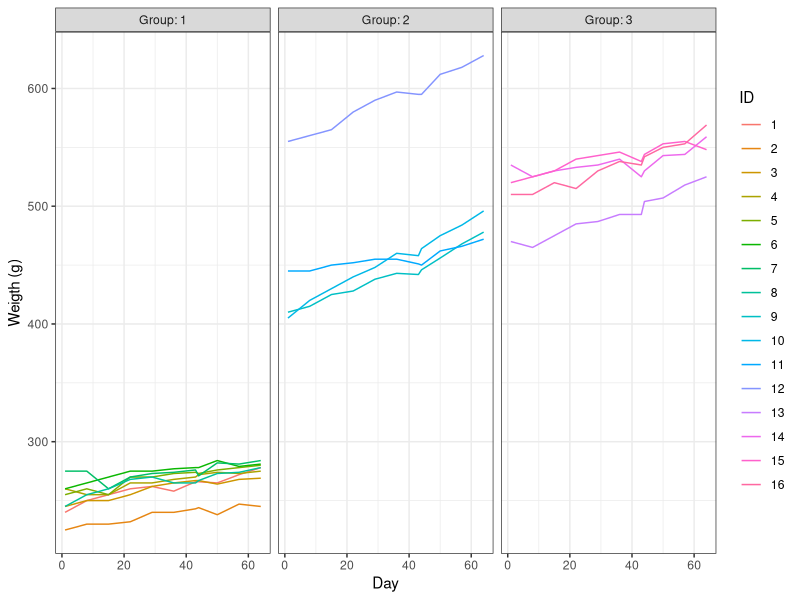
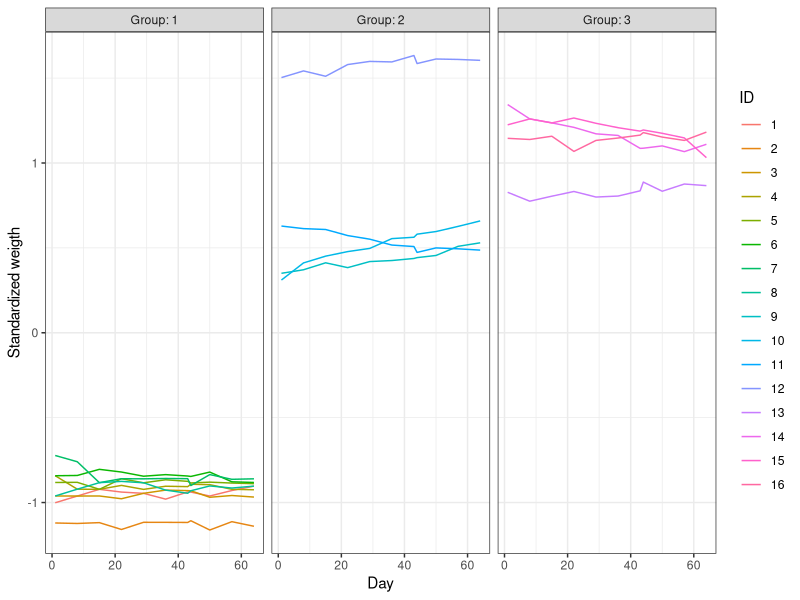
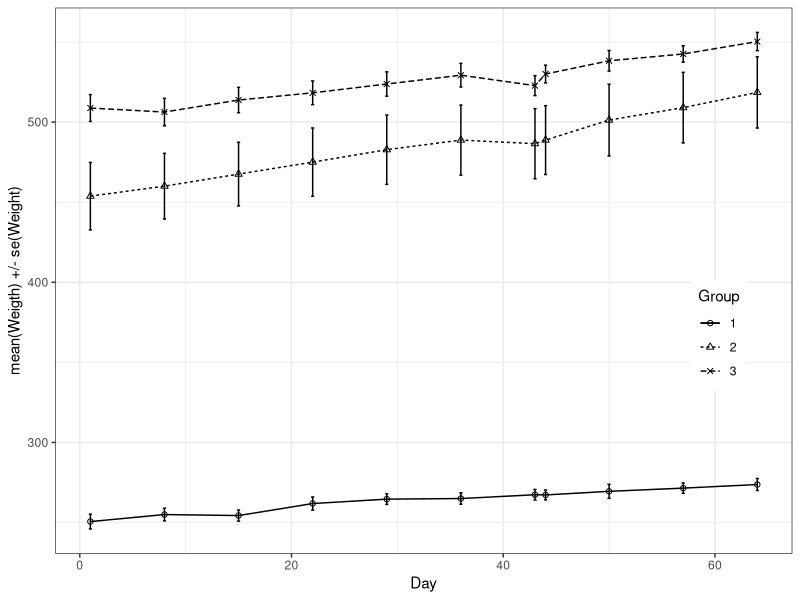
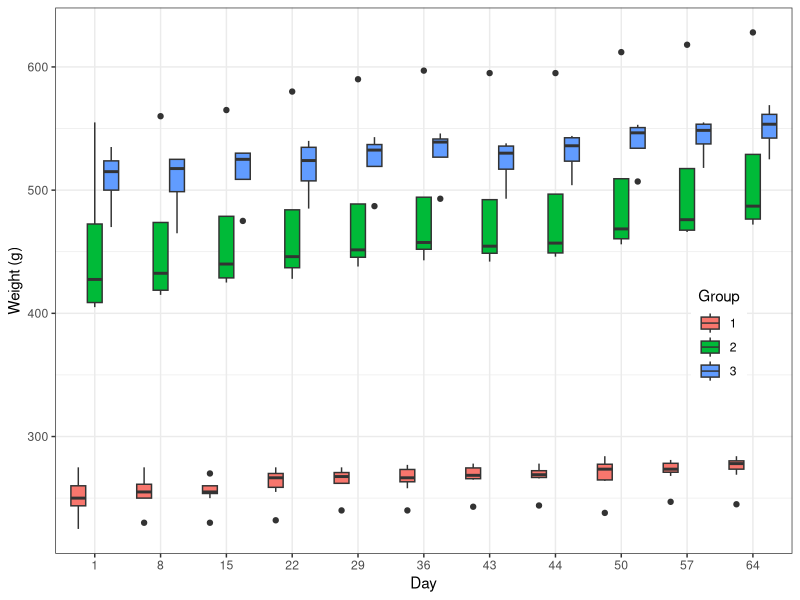
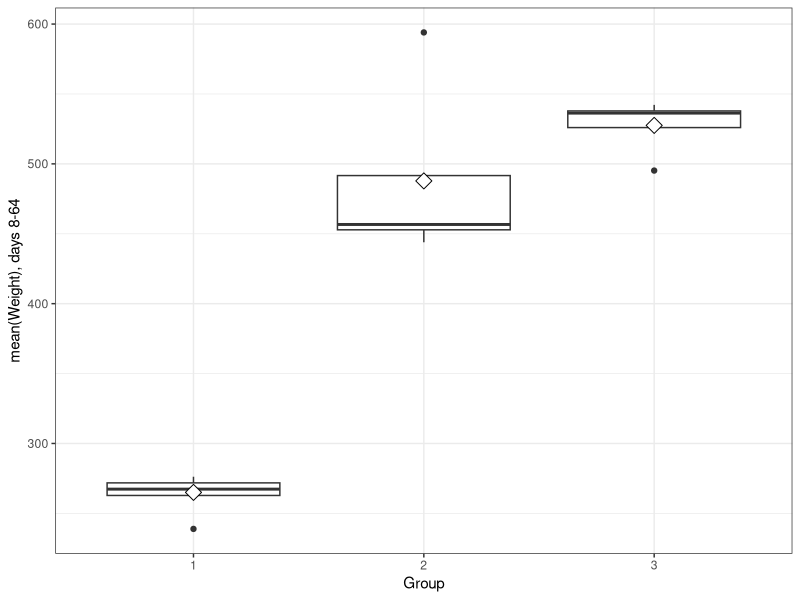
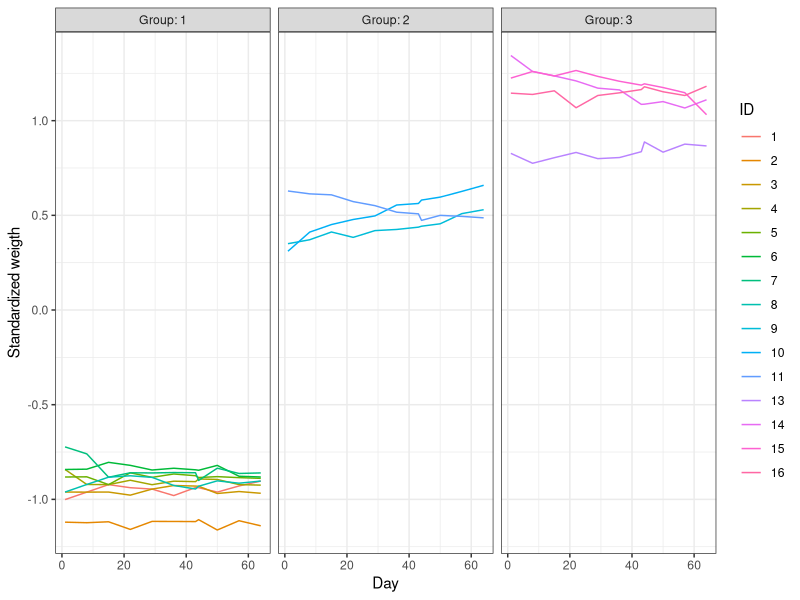
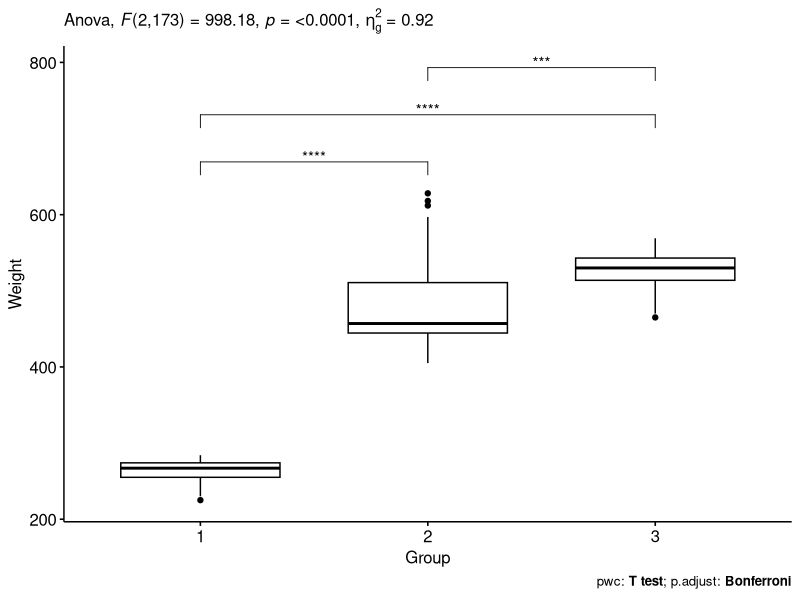
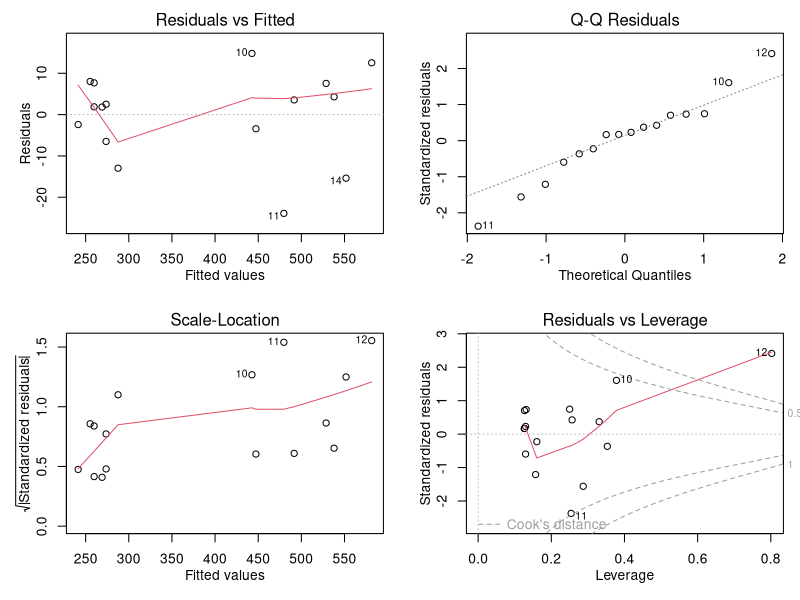

Write R code to recreate these figures, in order.
## ---- chunk 1
date()
## ---- chunk 2
library(knitr)
opts_chunk$set(fig.show = "hold")
knitr::opts_chunk$set(message = FALSE, warning = FALSE, message = FALSE)
## ---- chunk 3
rm(list=ls())

# read in the data, convert strings to factors
RATSL <- read.csv("./data/ratsl.csv", header = TRUE, sep = ",", row.names = 1)

dim(RATSL)
str(RATSL)
## ---- chunk 4
# convert to factor
RATSL$ID <- as.factor(RATSL$ID)
RATSL$Group <- as.factor(RATSL$Group)
## ---- chunk 5
summary(RATSL)
## ---- chunk 6
library(ggplot2)

p <- ggplot(RATSL, aes(x = Time, y = Weight)) + 
  geom_line(aes(color = ID)) + facet_wrap(~Group, labeller = label_both) + 
  ylab("Weigth (g)") + xlab("Day") + theme_bw()

p
## ---- chunk 7
library(tidyverse)

# Standardize weight
RATSL <- RATSL %>%
  group_by(Time) %>%
  mutate(stdweight = (Weight - mean(Weight))/sd(Weight) ) %>%
  ungroup()

p <- ggplot(RATSL, aes(x = Time, y = stdweight)) + 
  geom_line(aes(color = ID)) + facet_wrap(~Group, labeller = label_both) + 
  ylab("Standardized weigth") + xlab("Day") + theme_bw()

p
## ---- chunk 8
# Count of measurement days
n <- RATSL$Time %>% unique() %>% length()

# Mean and standard error of weight by Group and Time 
RATSS <- RATSL %>%
  group_by(Group, Time) %>%
  summarise(mean = mean(Weight), se = sd(Weight) / sqrt(n)) %>%
  ungroup()

# Plot the mean profiles
ggplot(RATSS, aes(x = Time, y = mean, linetype = Group, shape = Group)) +
  geom_line() + geom_point() +
  scale_shape_manual(values = c(1, 2, 4)) + # nicer shapes
  geom_errorbar(aes(ymin = mean - se, ymax = mean + se, linetype="1"), width=0.3) +
  ylab("mean(Weigth) +/- se(Weight)") + xlab("Day") +
  theme_bw() +
  theme(legend.position = c(0.9, 0.4))

## ---- chunk 9
p <- ggplot(RATSL, aes(x = factor(Time), y = Weight, fill = Group)) + 
  geom_boxplot() +
  ylab("Weight (g)") + xlab("Day") +
  theme_bw() +
  theme(legend.position = c(0.9, 0.4))

p
## ---- chunk 10
# Filter the first day, group by Group and ID, summarize by group
RATSLD <- RATSL %>%
  filter(Time > 1) %>%
  group_by(Group, ID) %>%
  summarise(mean = mean(Weight)) %>%
  ungroup()

# Boxplot
p <- ggplot(RATSLD, aes(x = Group, y = mean)) +
  geom_boxplot() +
  stat_summary(fun = "mean", geom = "point", shape = 23, size = 4, fill = "white") +
  ylab("mean(Weight), days 8-64") +
  theme_bw()

p
## ---- chunk 11
outID <- RATSL %>% filter(Time == 64 & Weight > 600) %>% select(ID)

RATSLout <- RATSL %>%
  filter(ID != outID$ID)

# Verify with a plot
ggplot(RATSLout, aes(x = Time, y = stdweight)) + 
  geom_line(aes(color = ID)) + facet_wrap(~Group, labeller = label_both) + 
  ylab("Standardized weigth") + xlab("Day") + theme_bw()
## ---- chunk 12
library(rstatix)

aov.rats <- RATSL %>% anova_test(Weight ~ Group)
aov.rats 
## ---- chunk 13
# Perform pairwise t-tests, adjust with Bonferroni
# Assume equal variance, but see
# https://stats.stackexchange.com/questions/305/

pairwise.ts <- RATSL %>%
  pairwise_t_test(Weight ~ Group, p.adjust.method = "bonferroni", detailed = FALSE, 
                  pool.sd = FALSE, var.equal = TRUE)  # pool.sd == FALSE -> normal t-tests

pairwise.ts
## ---- chunk 14
library(ggpubr)

# Add positions for significance indincators
pairwise.ts <- pairwise.ts %>% add_xy_position(x = "Group")

ggboxplot(RATSL, x = "Group", y = "Weight") +
  stat_pvalue_manual(pairwise.ts, hide.ns = TRUE, label = "p.adj.signif") +
  labs(
    subtitle = get_test_label(aov.rats, detailed = TRUE),
    caption = get_pwc_label(pairwise.ts)
    )
## ---- chunk 15
RATSLD %>%
  pairwise_t_test(mean ~ Group, p.adjust.method = "bonferroni", pool.sd = FALSE, var.equal = TRUE)
## ---- chunk 16
RATSW <- RATSL %>% 
  select(-stdweight) %>% 
  pivot_wider(names_from = Time, values_from = Weight, names_prefix = "week") 

RATSLD <- RATSLD %>%
  mutate(baseline = RATSW$`week1`)

# Fit the linear model with the mean as the response 
RATSW_lm <- lm(mean ~ baseline + Group, data = RATSLD)

# Compute the analysis of variance table for the fitted model
anova(RATSW_lm)

## ---- chunk 17
# make the plot tighter
op <- par(mfrow=c(2, 2),
          mar = c(4, 4, 2, 1),
          mgp = c(2, 1, 0))

plot(RATSW_lm)

par(op)
## ---- chunk 18
RATS_lm <- lm(Weight ~ Group, data = RATSL)
summary(RATS_lm)
## ---- chunk 19
# make the plot tighter
op <- par(mfrow=c(2, 2),
          mar = c(4, 4, 2, 1),
          mgp = c(2, 1, 0))

plot(RATS_lm)

par(op)
## ---- chunk 20
# read in the data, convert strings to factors
BPRSL <- read.csv("./data/bprsl.csv", header = TRUE, sep = ",", row.names = 1)

dim(BPRSL)
str(BPRSL)
## ---- chunk 21
# convert to factor
BPRSL$subject <- as.factor(BPRSL$subject)
BPRSL$treatment <- as.factor(BPRSL$treatment)
## ---- chunk 22
summary(BPRSL)
unique(BPRSL$subject)
## ---- chunk 23
p <- ggplot(BPRSL, aes(x = week, y = bprs, group = subject)) +
  geom_text(aes(label = treatment, color = treatment)) +
  xlab("week") + 
  ylab("BRPS") + 
  theme_bw() +
  theme(legend.position = "none")

p
## ---- chunk 24
p <- ggplot(BPRSL, aes(x = week, y = bprs, color = subject)) +
  geom_line() +
  theme_bw() +
  theme(legend.position = "top") +
  facet_wrap(~treatment, labeller = label_both)

p
## ---- chunk 25
# Count of measurement days
n <- BPRSL$week %>% unique() %>% length()

# Mean and standard error of weight by Group and time 
BPRSS <- BPRSL %>%
  group_by(treatment, week) %>%
  summarise(mean = mean(bprs), se = sd(bprs) / sqrt(n)) %>%
  ungroup()

# Plot the mean profiles
ggplot(BPRSS, aes(x = week, y = mean, linetype = treatment, shape = treatment)) +
  geom_line() + geom_point() +
  scale_shape_manual(values = c(1, 2, 4)) + # nicer shapes
  geom_errorbar(aes(ymin = mean - se, ymax = mean + se, linetype="1"), width=0.3) +
  ylab("mean(bprs) +/- se(bprs)") + xlab("week") +
  theme_bw() +
  theme(legend.position = c(0.9, 0.8))
## ---- chunk 26
# from Datacamp exercise
BPRSL8S <- BPRSL %>%
  filter(week > 0) %>%
  group_by(treatment, subject) %>%
  summarise(mean = mean(bprs)) %>%
  ungroup()

ggplot(BPRSL8S, aes(x = treatment, y = mean)) +
  geom_boxplot() +
  stat_summary(fun = "mean", geom = "point", shape = 23, size = 4, fill = "white") +
  ylab("mean(bprs)") +
  theme_bw()
## ---- chunk 27
BPRS_reg <- lm(bprs ~ week + treatment, data = BPRSL)

summary(BPRS_reg)
## ---- chunk 28
# make the plot tighter
op <- par(mfrow=c(2, 2),
          mar = c(4, 4, 2, 1),
          mgp = c(2, 1, 0))

plot(BPRS_reg)

par(op) # return original par
## ---- chunk 29
# to wide
BPRSW <- BPRSL %>% 
  pivot_wider(names_from = week, values_from = bprs, names_prefix = "week") %>%
  select(-c(treatment, subject)) 

pairs(BPRSW[, 3:ncol(BPRSW)],
      gap = 0, xaxt = "n", yaxt = "n", pch = 3)
## ---- chunk 30
library(corrplot)

cor.matrix <- cor(BPRSW)

rownames(cor.matrix) <- colnames(cor.matrix)

corrplot(as.matrix(cor.matrix), method = "ellipse", 
         order = "original", number.cex = 0.5,  # Use some nice ordering
         tl.cex = 1, tl.col = "black", addCoef.col = 'black')
## ---- chunk 31
library(lme4)

# optimize log-likelihood
BPRS_ref <- lmer(bprs ~ week + treatment + (1 | subject), data = BPRSL, REML = FALSE)
summary(BPRS_ref)
## ---- chunk 32
# https://stackoverflow.com/questions/24019807/

AIC(BPRS_reg, BPRS_ref)
## ---- chunk 33
# With the caveats in
# https://stats.stackexchange.com/questions/22988/

library(lmerTest)
fit <- lmerTest::lmer(bprs ~ week + treatment + (1 | subject), data = BPRSL, REML = FALSE)
summary(fit)

# or with anova
anova(fit)
## ---- chunk 34
BPRS_ref1 <- lmerTest::lmer(bprs ~ week + treatment + (week | subject), data = BPRSL, REML = FALSE)
summary(BPRS_ref1)
## ---- chunk 35
AIC(BPRS_ref, BPRS_ref1)

anova(BPRS_ref, BPRS_ref1)

# or
# library(lmtest)
# lrtest(BPRS_ref, BPRS_ref1)
## ---- chunk 36
BPRS_ref2 <- lmerTest::lmer(bprs ~ week * treatment + (week | subject), data = BPRSL, REML = FALSE)
summary(BPRS_ref2)
# confint(BPRS_ref2, 'week:treatment2', level=0.95)
## ---- chunk 37
AIC(BPRS_ref1, BPRS_ref2)

anova(BPRS_ref1, BPRS_ref2)
## ---- chunk 38
library(ggpubr)

# Create a new column fitted to RATSL
BPRSLF <- BPRSL %>%
  mutate(fitted = fitted(BPRS_ref2))

# BRPSL data
g1 <- ggplot(BPRSLF, aes(x = week, y = bprs, color = subject)) +
  geom_line(aes(linetype = treatment)) +
  theme(legend.position = "top")

# Fitted values with a mixed effects model
g2 <- ggplot(BPRSLF, aes(x = week, y = fitted, color = subject)) +
  geom_line(aes(linetype = treatment)) +
  theme(legend.position = "top")

ggarrange(g1, g2,
          ncol = 2, nrow = 1, common.legend = TRUE, 
          legend = "top")
## ---- chunk 39
plot(BPRS_ref2)
qqnorm(resid(BPRS_ref2))

# transform
BPRSLOG <- BPRSL
BPRSLOG$bprs <- log10(BPRSLOG$bprs)
BPRS_ref3 <- lmerTest::lmer(bprs ~ week * treatment + (week | subject), data = BPRSLOG, REML = FALSE)
plot(BPRS_ref3)
qqnorm(resid(BPRS_ref3))
